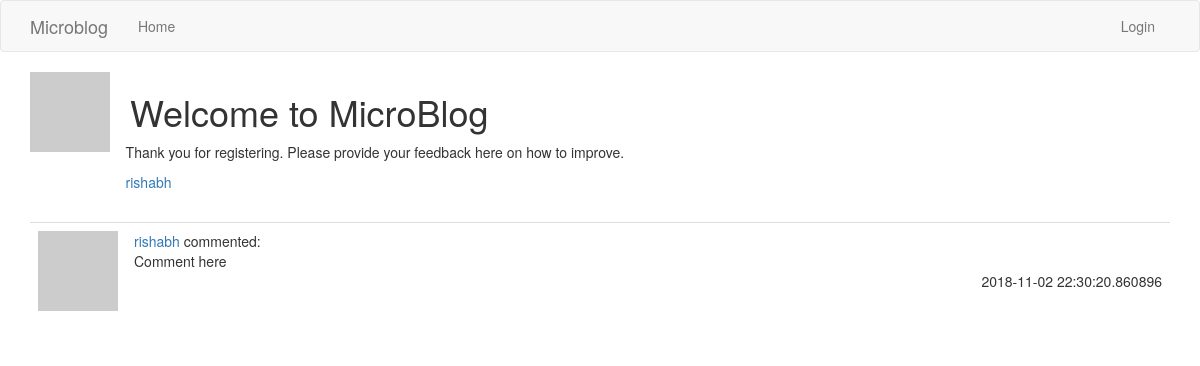
Page /post/Welcome to MicroBlog on the committed database.
### app/models.py (models this page shows, shortened)
class Post(db.Model):
    id = db.Column(db.Integer, primary_key=True)
    title=db.Column(db.String(50))
    body = db.Column(db.String(140))
    comments=db.relationship('Comment',backref='commenter',lazy='dynamic')
    timestamp = db.Column(db.DateTime, index=True, default=datetime.utcnow)
    user_id = db.Column(db.Integer, db.ForeignKey('user.id'))

class User(UserMixin,db.Model):
    id = db.Column(db.Integer, primary_key=True)
    username = db.Column(db.String(64), index=True, unique=True)
    email = db.Column(db.String(120), index=True, unique=True)
    password_hash = db.Column(db.String(128))
    posts = db.relationship('Post', backref='author', lazy='dynamic')
    about_me = db.Column(db.String(140))
    last_seen = db.Column(db.DateTime, default=datetime.utcnow)
    followed = db.relationship(
        'User', secondary=followers,
        primaryjoin=(followers.c.follower_id == id),
        secondaryjoin=(followers.c.followed_id == id),
        backref=db.backref('followers', lazy='dynamic'), lazy='dynamic')
    def avatar(self, size):
        digest = md5(self.email.lower().encode('utf-8')).hexdigest()
        return 'https://www.gravatar.com/avatar/{}?d=identicon&s={}'.format(
            digest, size)

class Comment(db.Model):
    id=db.Column(db.Integer,primary_key=True)
    email=db.Column(db.String(64),db.ForeignKey('user.email'))
    user=db.Column(db.String(64),db.ForeignKey('user.username'))
    post_id=db.Column(db.Integer,db.ForeignKey('post.id'))
    body=db.Column(db.String(150))
    timestamp=db.Column(db.DateTime,index=True,default=datetime.now)
    def avatar(self, size):
        digest = md5(self.email.lower().encode('utf-8')).hexdigest()
        return 'https://www.gravatar.com/avatar/{}?d=identicon&s={}'.format(
            digest, size)

### app/routes.py (the view)
@app.route('/post/<postname>',methods=['GET','POST'])
def post(postname):
    form=CommentForm()
    post=Post.query.filter_by(title=postname).first_or_404()
    if form.validate_on_submit():
        comment=Comment(user=current_user.username,email=current_user.email,post_id=post.id,body=form.comment.data)
        db.session.add(comment)
        db.session.commit()
    postid=post.id
    page=request.args.get('page',1,type=int)
    comments=Comment.query.filter_by(post_id=postid).all()
    userid=post.user_id
    user=User.query.filter_by(id=userid).first_or_404()
    return render_template('_comment.html',post=post,user=user,form=form,comments=comments)

### app/routes.py (called while the page is built)
@app.before_request
def before_request():
    if current_user.is_authenticated:
        current_user.last_seen = datetime.utcnow()
        db.session.commit()

### app/templates/_comment.html (shortened to what this page needs)
{% extends "base.html" %}
{% import 'bootstrap/wtf.html' as wtf %}
{% block app_content %}
<table >
	<tr valign="top">
		<td><img src="{{ user.avatar(128) }}"></td>
		<td><h1>&nbsp;&nbsp;{{post.title}}</h1>
			<p>&nbsp;&nbsp;&nbsp;&nbsp;{{post.body}}</p>
			<p>&nbsp;&nbsp;&nbsp;&nbsp;<a href="{{ url_for('user', username=user.username) }}">{{user.username}}</a></p></td>
	</tr>
</table>
    <br>
    {% for comment in comments %}
        {% include 'comments.html' %}
    {% endfor %}
{%endblock%}

### app/templates/comments.html
<table class="table table-hover">
	<tr>
		<td width="70px">
			<a href="{{ url_for('user', username=comment.user) }}">
                    <img src="{{ comment.avatar(70) }}" />
                </a>
            </td>
            <td>
            	<a href="{{ url_for('user', username=comment.user) }}">
            	{{comment.user}}</a>
            	commented:<br>
            	{{comment.body}}
            	<br>
            	<p align="right">
            	{{comment.timestamp}}</p>
            </td>
	</tr>
</table>

### rows in the picture
Post: title "Welcome to MicroBlog", body "Thank you for registering. Please provide your feedback here on how to improve."
User: username "rishabh"
Comment: user "rishabh", body "Comment here", timestamp "2018-11-02 22:30:20.860896"
